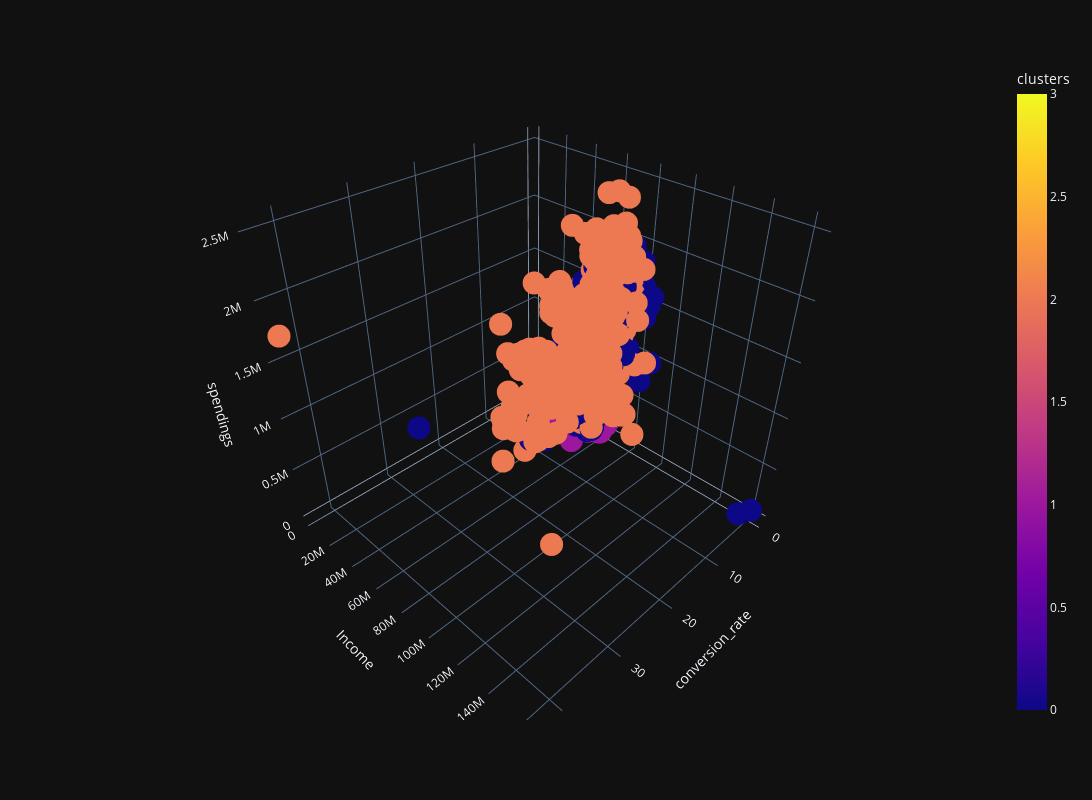

Notebook cell for this chart:
### Code cell
fig = px.scatter_3d(df_out, x='conversion_rate', y='Income', z='spendings', color='clusters',
                 template='plotly_dark',width=1200, height=800)
fig.show()

### Figure 1 — Plotly figure (JSON) as saved in the notebook; plotly's stock layout.template omitted (floating-point values rounded to 4 significant figures; data arrays with more than 128 entries replaced by an {"elided": "..."} marker saying what was removed)
{"data": [{"hovertemplate": "conversion_rate=%{x}<br>Income=%{y}<br>spendings=%{z}<br>clusters=%{marker.color}<extra></extra>", "legendgroup": "", "marker": {"color": {"elided": "2205 int values"}, "coloraxis": "coloraxis", "symbol": "circle"}, "mode": "markers", "name": "", "scene": "scene", "showlegend": false, "type": "scatter3d", "x": {"elided": "2205 float values"}, "y": {"elided": "2205 int values"}, "z": {"elided": "2205 int values"}}], "layout": {"coloraxis": {"colorbar": {"title": {"text": "clusters"}}, "colorscale": [[0, "#0d0887"], [0.1111, "#46039f"], [0.2222, "#7201a8"], [0.3333, "#9c179e"], [0.4444, "#bd3786"], [0.5556, "#d8576b"], [0.6667, "#ed7953"], [0.7778, "#fb9f3a"], [0.8889, "#fdca26"], [1, "#f0f921"]]}, "height": 800, "legend": {"tracegroupgap": 0}, "margin": {"t": 60}, "scene": {"domain": {"x": [0, 1], "y": [0, 1]}, "xaxis": {"title": {"text": "conversion_rate"}}, "yaxis": {"title": {"text": "Income"}}, "zaxis": {"title": {"text": "spendings"}}}, "width": 1200}}
